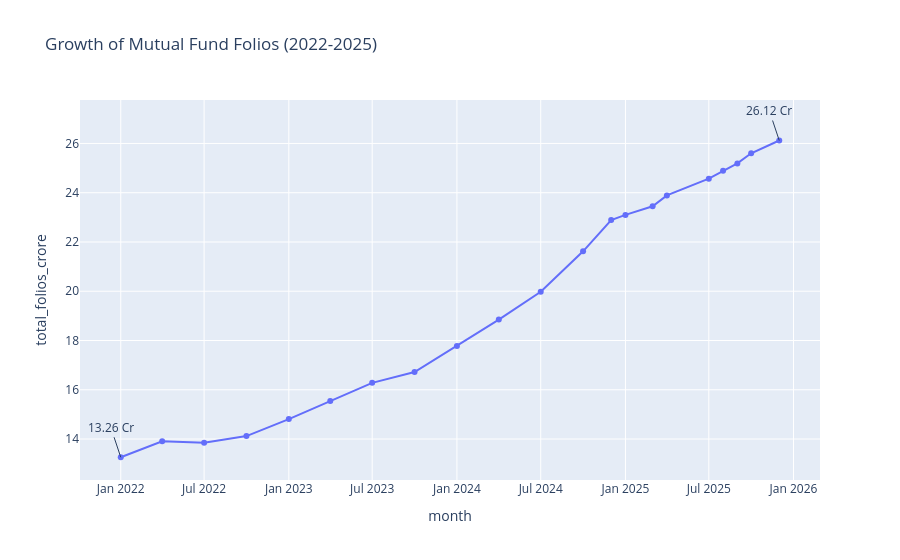

The notebook cell saved with this chart:
### Code cell
import pandas as pd
import plotly.express as px

folio['month'] = pd.to_datetime(folio['month'])

fig = px.line(
    folio,
    x='month',
    y='total_folios_crore',
    title='Growth of Mutual Fund Folios (2022-2025)',
    markers=True
)

fig.add_annotation(
    x=folio['month'].iloc[0],
    y=folio['total_folios_crore'].iloc[0],
    text='13.26 Cr',
    showarrow=True
)

fig.add_annotation(
    x=folio['month'].iloc[-1],
    y=folio['total_folios_crore'].iloc[-1],
    text='26.12 Cr',
    showarrow=True
)

fig.show()

### Figure 1 — Plotly figure (JSON) as saved in the notebook; plotly's stock layout.template omitted (floating-point values rounded to 4 significant figures)
{"data": [{"hovertemplate": "month=%{x}<br>total_folios_crore=%{y}<extra></extra>", "legendgroup": "", "line": {"color": "#636efa", "dash": "solid"}, "marker": {"symbol": "circle"}, "mode": "lines+markers", "name": "", "orientation": "v", "showlegend": false, "type": "scatter", "x": ["2022-01-01T00:00:00.000000", "2022-04-01T00:00:00.000000", "2022-07-01T00:00:00.000000", "2022-10-01T00:00:00.000000", "2023-01-01T00:00:00.000000", "2023-04-01T00:00:00.000000", "2023-07-01T00:00:00.000000", "2023-10-01T00:00:00.000000", "2024-01-01T00:00:00.000000", "2024-04-01T00:00:00.000000", "2024-07-01T00:00:00.000000", "2024-10-01T00:00:00.000000", "2024-12-01T00:00:00.000000", "2025-01-01T00:00:00.000000", "2025-03-01T00:00:00.000000", "2025-04-01T00:00:00.000000", "2025-07-01T00:00:00.000000", "2025-08-01T00:00:00.000000", "2025-09-01T00:00:00.000000", "2025-10-01T00:00:00.000000", "2025-12-01T00:00:00.000000"], "xaxis": "x", "y": [13.26, 13.91, 13.85, 14.12, 14.81, 15.54, 16.28, 16.72, 17.78, 18.85, 19.98, 21.62, 22.89, 23.1, 23.45, 23.89, 24.57, 24.89, 25.19, 25.6, 26.12], "yaxis": "y"}], "layout": {"annotations": [{"showarrow": true, "text": "13.26 Cr", "x": "2022-01-01T00:00:00", "y": 13.26}, {"showarrow": true, "text": "26.12 Cr", "x": "2025-12-01T00:00:00", "y": 26.12}], "legend": {"tracegroupgap": 0}, "title": {"text": "Growth of Mutual Fund Folios (2022-2025)"}, "xaxis": {"anchor": "y", "domain": [0, 1], "title": {"text": "month"}}, "yaxis": {"anchor": "x", "domain": [0, 1], "title": {"text": "total_folios_crore"}}}}
